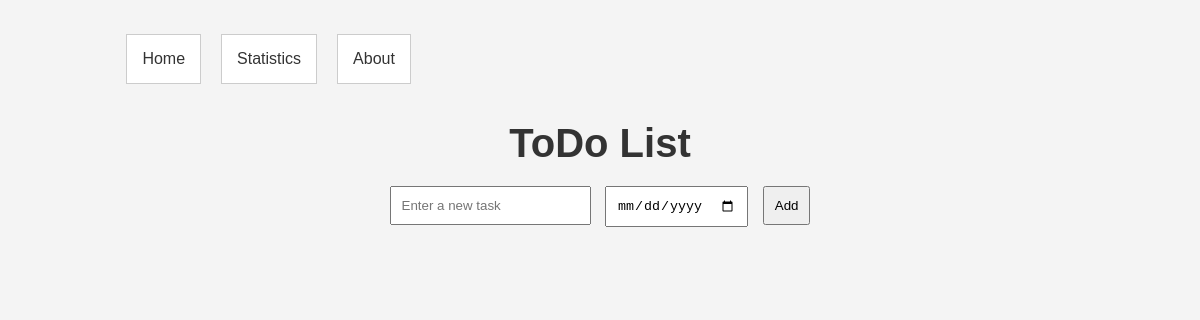
Before: / with the older database file.
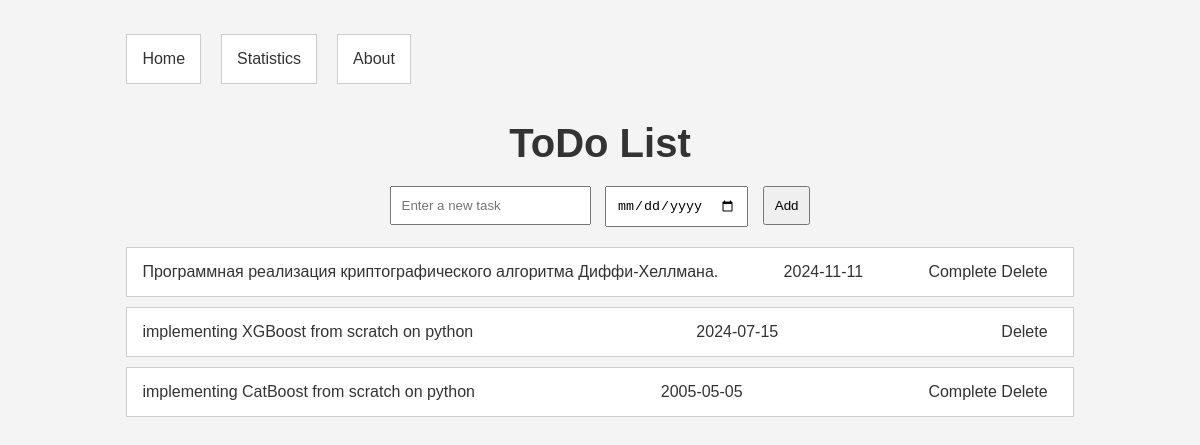
After: the same page with the newer database file.
### tables this page shows
CREATE TABLE tasks
                        (id INTEGER PRIMARY KEY AUTOINCREMENT,
                         title TEXT NOT NULL,
                         completed BOOLEAN NOT NULL CHECK (completed IN (0, 1)),
                         deleted BOOLEAN NOT NULL CHECK (deleted IN (0, 1)),
                         date DATE NOT NULL);

### app.py (the view)
@app.route('/')
def index():
    with sqlite3.connect(DATABASE) as conn:
        tasks = conn.execute(
            'SELECT * FROM tasks WHERE deleted = 0 ORDER BY date DESC').fetchall()
    return render_template('index.html', tasks=tasks)

### templates/index.html
{% extends 'base.html' %}
{% block content %}
<h1>ToDo List</h1>
<form method="POST" action="{{ url_for('add_task') }}">
    <input type="text" name="title" placeholder="Enter a new task">
    <input type="date" name="date" placeholder="Enter task date">
    <button type="submit">Add</button>
</form>
<ul id="task-list">
    {% for task in tasks %}
    <li class="fade-in">
        <div class="task-title">{{ task[1] }}</div>
        <div class="task-date">{{ task[4] }}</div>
        <div class="task-buttons">
            {% if not task[2] %}
            <a href="{{ url_for('complete_task', task_id=task[0]) }}">Complete</a>
            {% endif %}
            <a href="{{ url_for('delete_task', task_id=task[0]) }}">Delete</a>
        </div>
    </li>
    {% endfor %}
</ul>
{% endblock %}

### templates/base.html (shortened to what this page needs)
<!DOCTYPE html>
<html lang="en">
<head>
    <link rel="stylesheet" href="{{ url_for('static', filename='styles.css') }}">
</head>
<body>
    <div class="container">
        <nav>
            <ul>
                <li><a href="{{ url_for('index') }}">Home</a></li>
                <li><a href="{{ url_for('statistics') }}">Statistics</a></li>
                <li><a href="{{ url_for('about') }}">About</a></li>
            </ul>
        </nav>
        {% block content %}{% endblock %}
    </div>
</body>
</html>

### static/styles.css (style rules this page uses)
body { font-family: Arial, sans-serif; background-color: #f4f4f4; color: #333; }
.container { width: 80%; margin: auto; overflow: hidden; }
nav ul { list-style: none; padding: 0; display: flex; justify-content: flex-start; }
nav ul li { margin-right: 20px; }
nav ul li a, a { text-decoration: none; color: #333; }
h1 { text-align: center; font-size: 2.5em; margin-bottom: 20px; }
form { text-align: center; margin-bottom: 20px; }
input[type="text"], input[type="date"] { padding: 10px; margin-right: 10px; }
button { padding: 10px; }
ul { list-style: none; padding: 0; }
li { background: #fff; margin: 10px 0; padding: 15px; border: 1px solid #ccc; display: flex; justify-content: space-between; }
.task-buttons { float: left; margin-right: 10px; }
.task-title { overflow: hidden; white-space: nowrap; text-overflow: ellipsis; }
.fade-in { opacity: 0; transform: translateY(20px); animation: fadeIn 0.5s ease-out forwards; }

Changed rows visible on the page:
added tasks: title "Программная реализация криптографического алгоритма Диффи-Хеллмана.", date "2024-11-11"
added tasks: title "implementing XGBoost from scratch on python", date "2024-07-15"
added tasks: title "implementing CatBoost from scratch on python", date "2005-05-05"
